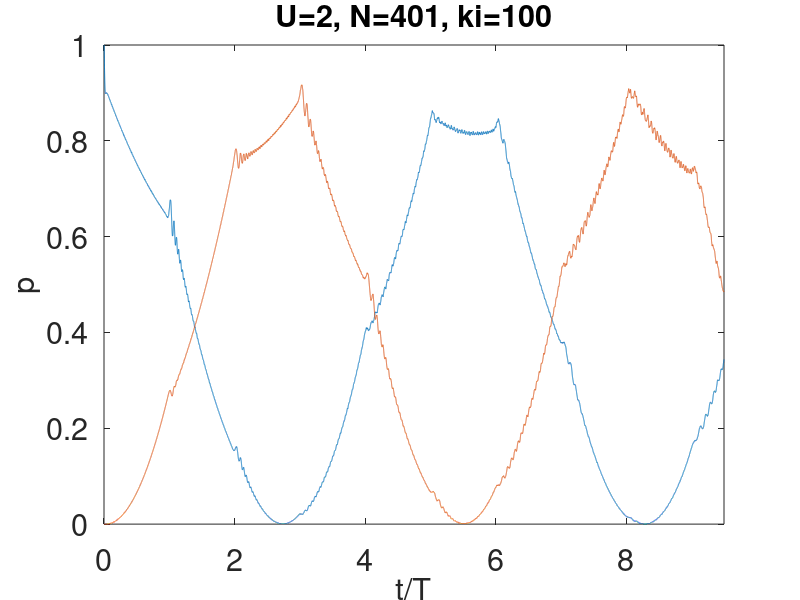

MATLAB code to generate this figure:
% reflection of a bloch state by a barrier; numerics vs analytic
% 2018.05.07
clear all; close all; clc; myfont = 22;

L = 200;   N = 2*L+1;
ki = 100;
U = 2; lambda = 3;
delta = 2*sin(2*pi/N)*sin(2*pi*ki/N);
g = U/N;
T = 2*pi/delta;
dt = 0.0002*T;
nPeriod = 9.5;
Tmax = nPeriod*T;
tlist = 0:dt:Tmax;
plist = zeros(2, length(tlist));

xlist = -L:L;
xlist = xlist';
psii = (1/sqrt(N))*exp(i*(2*pi*ki/N)*xlist);
psir = (1/sqrt(N))*exp(i*(-2*pi*ki/N)*xlist);
% hamiltonian
H = zeros(N, N);
for s= 1:(N-1)
    H(s,s+1) = -1;     H(s+1,s) = -1;
end
H(1,N) = -1;  H(N,1) = -1;
for s = -L:L
    H(L+1+s, L+1+s) = U* exp(-abs(s)/lambda);
end
[VV,DD] = eig(H);
dd = diag(DD);

psi1 = VV'*psii;
for s = 1: length(tlist)
    time = (s-1)*dt;
    psi = VV*(exp(-i*time*dd).*psi1);
    plist(1,s) = abs(psi'*psii)^2;
    plist(2,s) = abs(psi'*psir)^2;
end

h1 = figure;
plot(tlist/T, plist)
set(gca,'fontsize',myfont)
xlim([0 nPeriod])
ylim([0 1])
xlabel('t/T','fontsize',myfont);
ylabel('p','fontsize',myfont);
str = strcat ('U=', num2str(U),', N=',num2str(N),', ki=',num2str(ki));
title(str,'fontsize',myfont)
